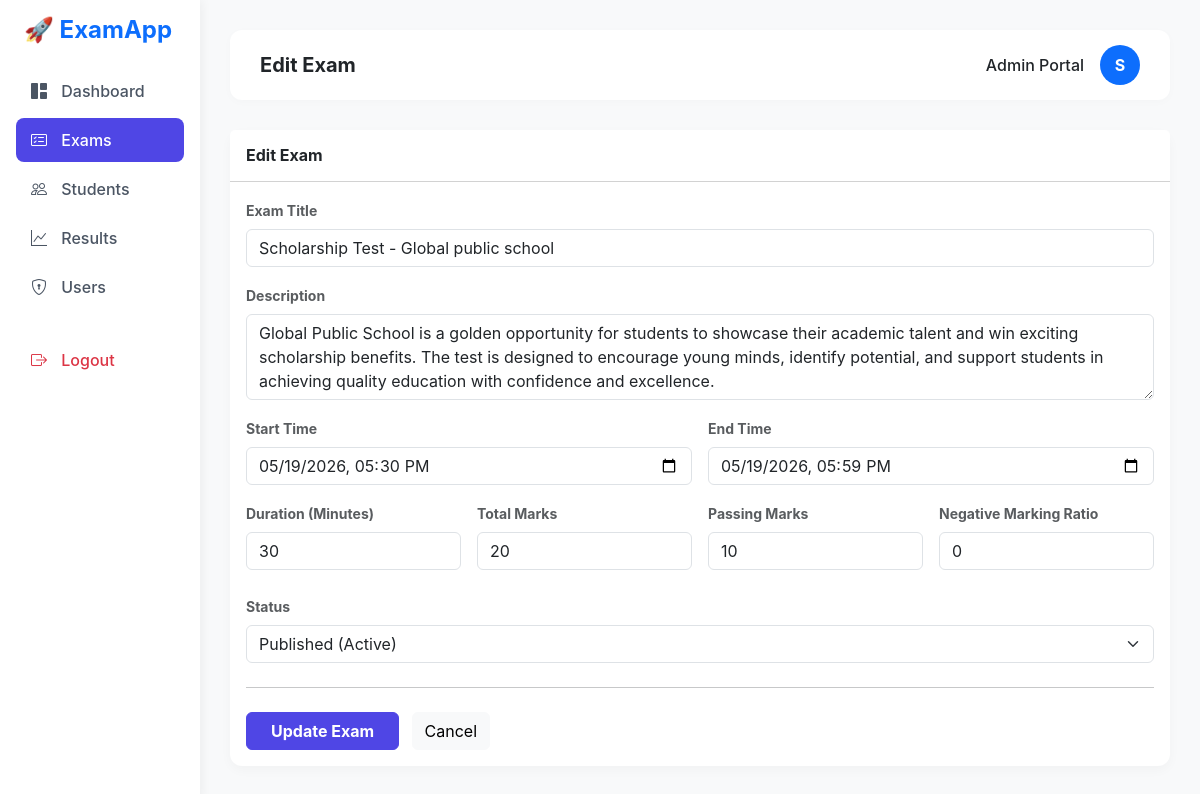
Page /admin/exams/edit?id=3 (signed in) on the committed database.
### tables this page shows
CREATE TABLE `exams` (
  `id` int NOT NULL AUTO_INCREMENT,
  `title` varchar(200) NOT NULL,
  `description` text,
  `duration_minutes` int NOT NULL,
  `start_time` datetime NOT NULL,
  `end_time` datetime NOT NULL,
  `passing_marks` decimal(5,2) NOT NULL,
  `total_marks` decimal(5,2) NOT NULL,
  `negative_marking_ratio` decimal(3,2) DEFAULT '0.00',
  `status` enum('draft','published','completed') DEFAULT 'draft',
  `created_at` timestamp NULL DEFAULT CURRENT_TIMESTAMP,
  `created_by` int DEFAULT NULL,
  PRIMARY KEY (`id`),
  KEY `created_by` (`created_by`),
  CONSTRAINT `exams_ibfk_1` FOREIGN KEY (`created_by`) REFERENCES `users` (`id`) ON DELETE SET NULL
);

### app/Controllers/AdminController.php (called while the page is built, shortened)
<?php
class AdminController {
    private $examModel;
    public function __construct() {
        $database = new Database();
        $this->db = $database->connect();
        $this->examModel = new Exam($this->db);
    }
    public function editExam() {
        $id = $_GET['id'] ?? null;
        $exam = $this->examModel->getById($id);
        require_once __DIR__ . '/../Views/admin/exams/edit.php';
        require_once __DIR__ . '/../Views/layouts/admin.php';
    }
}

### app/Config/Database.php (called while the page is built, shortened)
<?php
class Database {
    private $host = '127.0.0.1';
    private $db_name = 'online_exam_db';
    private $username = 'root';
    private $password = '';
    public function connect() {
        $this->conn = null;
        try {
            $dsn = "mysql:host=" . $this->host . ";dbname=" . $this->db_name . ";charset=utf8mb4";
            $this->conn = new PDO($dsn, $this->username, $this->password);
            $this->conn->setAttribute(PDO::ATTR_ERRMODE, PDO::ERRMODE_EXCEPTION);
            $this->conn->setAttribute(PDO::ATTR_DEFAULT_FETCH_MODE, PDO::FETCH_ASSOC);
        } catch(PDOException $e) {
            echo 'Connection Error: ' . $e->getMessage();
        }
        return $this->conn;
    }
}

### app/Models/Exam.php (called while the page is built, shortened)
<?php
class Exam {
    private $conn;
    private $table = 'exams';
    public function __construct($db) {
        $this->conn = $db;
    }
    public function getById($id) {
        $query = "SELECT e.*,
            (SELECT COUNT(*) FROM questions q WHERE q.exam_id = e.id) as question_count,
            (SELECT COUNT(*) FROM exam_attempts ea WHERE ea.exam_id = e.id) as attempt_count
            FROM " . $this->table . " e WHERE e.id = :id";
        $stmt = $this->conn->prepare($query);
        $stmt->execute(['id' => $id]);
        return $stmt->fetch(PDO::FETCH_ASSOC);
    }
}

### app/Views/admin/exams/edit.php (the view, shortened to what this page needs)
<div class="card">
    <div class="card-header bg-white py-3">
        <h6 class="m-0 fw-bold text-dark">Edit Exam</h6>
    </div>
    <div class="card-body">
        <form action="/admin/exams/update" method="POST">
            <div class="row g-3">
                <div class="col-md-12">
                    <label class="form-label text-muted small fw-bold">Exam Title</label>
                    <input type="text" name="title" class="form-control" value="<?= htmlspecialchars($exam['title']) ?>" required>
                </div>
                <div class="col-md-12">
                    <label class="form-label text-muted small fw-bold">Description</label>
                    <textarea name="description" class="form-control" rows="3"><?= htmlspecialchars($exam['description'] ?? '') ?></textarea>
                </div>
                <div class="col-md-6">
                    <label class="form-label text-muted small fw-bold">Start Time</label>
                    <input type="datetime-local" name="start_time" class="form-control" value="<?= date('Y-m-d\TH:i', strtotime($exam['start_time'])) ?>" required>
                </div>
                <div class="col-md-6">
                    <label class="form-label text-muted small fw-bold">End Time</label>
                    <input type="datetime-local" name="end_time" class="form-control" value="<?= date('Y-m-d\TH:i', strtotime($exam['end_time'])) ?>" required>
                </div>
                <div class="col-md-3">
                    <label class="form-label text-muted small fw-bold">Duration (Minutes)</label>
                    <input type="number" name="duration" class="form-control" value="<?= $exam['duration_minutes'] ?>" required>
                </div>
                <div class="col-md-3">
                    <label class="form-label text-muted small fw-bold">Total Marks</label>
                    <input type="number" step="0.01" name="total_marks" class="form-control" value="<?= rtrim(rtrim($exam['total_marks'], '0'), '.') ?>" required>
                </div>
                <div class="col-md-3">
                    <label class="form-label text-muted small fw-bold">Passing Marks</label>
                    <input type="number" step="0.01" name="passing_marks" class="form-control" value="<?= rtrim(rtrim($exam['passing_marks'], '0'), '.') ?>" required>
                </div>
                <div class="col-md-3">
                    <label class="form-label text-muted small fw-bold">Negative Marking Ratio</label>
                    <input type="number" step="0.01" name="negative_marking" class="form-control" placeholder="0.00" value="<?= rtrim(rtrim($exam['negative_marking_ratio'], '0'), '.') ?>">
                </div>
                <div class="col-md-12 mt-4">
                    <label class="form-label text-muted small fw-bold">Status</label>
                    <select name="status" class="form-select">
                        <option value="published" <?= $exam['status'] === 'published' ? 'selected' : '' ?>>Published (Active)</option>
                    </select>
                </div>
            </div>
            <hr class="my-4">
            <button type="submit" class="btn btn-primary fw-bold px-4">Update Exam</button>
            <a href="/admin/exams" class="btn btn-light ms-2">Cancel</a>
        </form>
    </div>
</div>

### app/Views/layouts/admin.php (style rules this page uses)
body { background-color: #f8f9fa; font-family: 'Inter', sans-serif; }
.card { border: none; border-radius: 12px; box-shadow: 0 4px 12px rgba(0,0,0,0.03); }
.btn-primary { background-color: #4F46E5; border-color: #4F46E5; }

### rows in the picture
exams: title "Scholarship Test - Global public school", description "Global Public School is a golden opportunity for students to showcase their academic talent and win exciting scholarship benefits. The test is designed to encourage young minds, identify potential, and support students in achieving quality education with confidence and excellence.", start_time "05/19/2026 17:30", end_time "05/19/2026 17:59", duration "30", total_marks "20", passing_marks "10", negative_marking "0", status "Published (Active)"

### other values in the picture
$title "Edit Exam"
mb_substr($_SESSION['user_name'] ?? 'A', 0, 1) "S"
